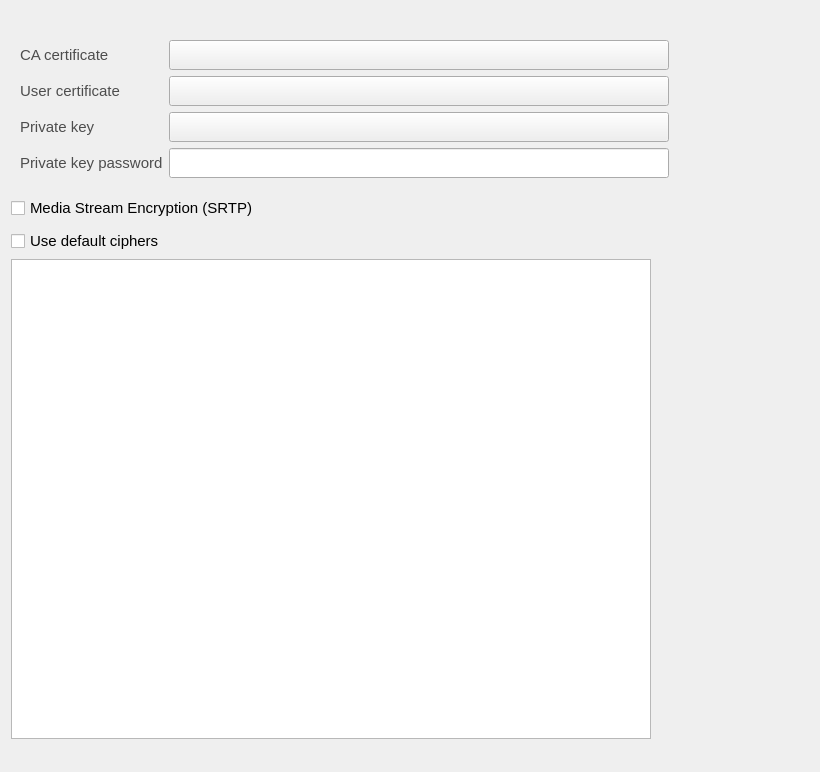
         <widget class="QWidget" name="scrollAreaWidgetContents_3">
          <property name="geometry">
           <rect>
            <x>0</x>
            <y>0</y>
            <width>820</width>
            <height>772</height>
           </rect>
          </property>
          <layout class="QVBoxLayout" name="verticalLayout_13">
           <item>
            <widget class="QWidget" name="accountEncry" native="true">
             <layout class="QVBoxLayout" name="verticalLayout_10">
              <property name="leftMargin">
               <number>0</number>
              </property>
              <property name="topMargin">
               <number>20</number>
              </property>
              <property name="rightMargin">
               <number>0</number>
              </property>
              <property name="bottomMargin">
               <number>0</number>
              </property>
              <item>
               <widget class="QWidget" name="negoEncry_2" native="true">
                <layout class="QFormLayout" name="formLayout_5">
                 <item row="0" column="0">
                  <widget class="QLabel" name="label_20">
                   <property name="font">
                    <font>
                     <pointsize>11</pointsize>
                    </font>
                   </property>
                   <property name="styleSheet">
                    <string notr="true">color: rgb(77, 77, 77);</string>
                   </property>
                   <property name="text">
                    <string>CA certificate</string>
                   </property>
                  </widget>
                 </item>
                 <item row="0" column="1">
                  <widget class="RingButton" name="lrcfg_tlsCaListCertificate">
                   <property name="minimumSize">
                    <size>
                     <width>500</width>
                     <height>30</height>
                    </size>
                   </property>
                   <property name="maximumSize">
                    <size>
                     <width>500</width>
                     <height>30</height>
                    </size>
                   </property>
                   <property name="focusPolicy">
                    <enum>Qt::WheelFocus</enum>
                   </property>
                   <property name="toolTip">
                    <string>Certificate authaurity certificate selector</string>
                   </property>
                   <property name="text">
                    <string/>
                   </property>
                  </widget>
                 </item>
                 <item row="1" column="0">
                  <widget class="QLabel" name="label_21">
                   <property name="font">
                    <font>
                     <pointsize>11</pointsize>
                    </font>
                   </property>
                   <property name="styleSheet">
                    <string notr="true">color: rgb(77, 77, 77);</string>
                   </property>
                   <property name="text">
                    <string>User certificate</string>
                   </property>
                  </widget>
                 </item>
                 <item row="1" column="1">
                  <widget class="RingButton" name="lrcfg_tlsCertificate">
                   <property name="minimumSize">
                    <size>
                     <width>500</width>
                     <height>30</height>
                    </size>
                   </property>
                   <property name="maximumSize">
                    <size>
                     <width>500</width>
                     <height>30</height>
                    </size>
                   </property>
                   <property name="toolTip">
                    <string>User certificate selector</string>
                   </property>
                   <property name="text">
                    <string/>
                   </property>
                  </widget>
                 </item>
                 <item row="2" column="0">
                  <widget class="QLabel" name="label_22">
                   <property name="font">
                    <font>
                     <pointsize>11</pointsize>
                    </font>
                   </property>
                   <property name="styleSheet">
                    <string notr="true">color: rgb(77, 77, 77);</string>
                   </property>
                   <property name="text">
                    <string>Private key</string>
                   </property>
                  </widget>
                 </item>
                 <item row="4" column="0">
                  <widget class="QLabel" name="label_23">
                   <property name="font">
                    <font>
                     <pointsize>11</pointsize>
                    </font>
                   </property>
                   <property name="styleSheet">
                    <string notr="true">color: rgb(77, 77, 77);</string>
                   </property>
                   <property name="text">
                    <string>Private key password</string>
                   </property>
                  </widget>
                 </item>
                 <item row="4" column="1">
                  <widget class="QLineEdit" name="lrcfg_tlsPassword">
                   <property name="sizePolicy">
                    <sizepolicy hsizetype="MinimumExpanding" vsizetype="Fixed">
                     <horstretch>0</horstretch>
                     <verstretch>0</verstretch>
                    </sizepolicy>
                   </property>
                   <property name="minimumSize">
                    <size>
                     <width>500</width>
                     <height>30</height>
                    </size>
                   </property>
                   <property name="maximumSize">
                    <size>
                     <width>500</width>
                     <height>30</height>
                    </size>
                   </property>
                   <property name="toolTip">
                    <string>private key password input</string>
                   </property>
                   <property name="echoMode">
                    <enum>QLineEdit::Password</enum>
                   </property>
                  </widget>
                 </item>
                 <item row="2" column="1">
                  <widget class="RingButton" name="lrcfg_tlsPrivateKeyCertificate">
                   <property name="minimumSize">
                    <size>
                     <width>0</width>
                     <height>30</height>
                    </size>
                   </property>
                   <property name="maximumSize">
                    <size>
                     <width>500</width>
                     <height>30</height>
                    </size>
                   </property>
                   <property name="toolTip">
                    <string>User private key selector</string>
                   </property>
                   <property name="text">
                    <string/>
                   </property>
                  </widget>
                 </item>
                </layout>
               </widget>
              </item>
              <item>
               <widget class="QCheckBox" name="srtpEnabledChkBox">
                <property name="minimumSize">
                 <size>
                  <width>0</width>
                  <height>30</height>
                 </size>
                </property>
                <property name="font">
                 <font>
                  <pointsize>11</pointsize>
                 </font>
                </property>
                <property name="toolTip">
                 <string>Encrypt media stream (SRTP) checkbox</string>
                </property>
                <property name="text">
                 <string>Media Stream Encryption (SRTP)</string>
                </property>
               </widget>
              </item>
              <item>
               <widget class="QCheckBox" name="defaultCipherCheckBox">
                <property name="font">
                 <font>
                  <pointsize>11</pointsize>
                 </font>
                </property>
                <property name="toolTip">
                 <string>use default ciphers checkbox</string>
                </property>
                <property name="text">
                 <string>Use default ciphers</string>
                </property>
               </widget>
              </item>
              <item>
               <widget class="QListView" name="cipherListView">
                <property name="sizePolicy">
                 <sizepolicy hsizetype="MinimumExpanding" vsizetype="MinimumExpanding">
                  <horstretch>0</horstretch>
                  <verstretch>0</verstretch>
                 </sizepolicy>
                </property>
                <property name="minimumSize">
                 <size>
                  <width>640</width>
                  <height>480</height>
                 </size>
                </property>
                <property name="maximumSize">
                 <size>
                  <width>640</width>
                  <height>480</height>
                 </size>
                </property>
                <property name="focusPolicy">
                 <enum>Qt::NoFocus</enum>
                </property>
               </widget>
              </item>
             </layout>
            </widget>
           </item>
           <item>
            <spacer name="verticalSpacer_5">
             <property name="orientation">
              <enum>Qt::Vertical</enum>
             </property>
             <property name="sizeHint" stdset="0">
              <size>
               <width>20</width>
               <height>40</height>
              </size>
             </property>
            </spacer>
           </item>
          </layout>
         </widget>
